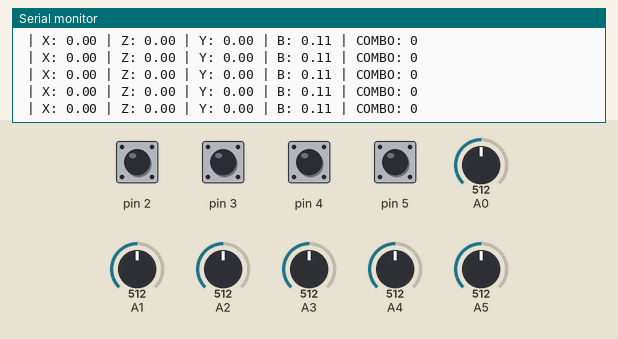
This sketch was run on a simulated Arduino Nano, built with avr-gcc and run on an emulated ATmega328P. On the bench: the last lines printed to the serial monitor. The inputs (shaded band) are chosen by the test bench; at power-on: pin 2–5 HIGH, A0 = 512, A1 = 512, A2 = 512, A3 = 512, A4 = 512, A5 = 512. The ROS host is connected and sends only what is stated.

Above: at 1.2 s.
1.3 s: A0 set to 716
At 2.1 s:
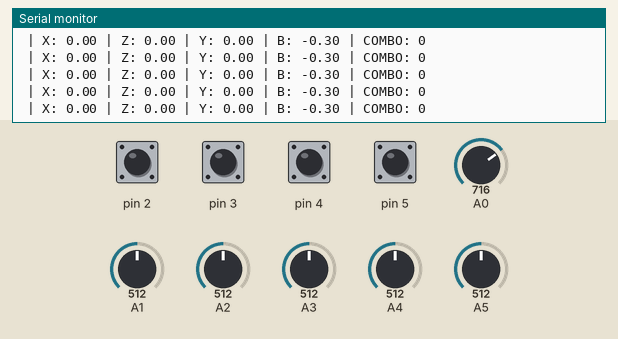
4.3 s: A1 set to 716
At 5.3 s:
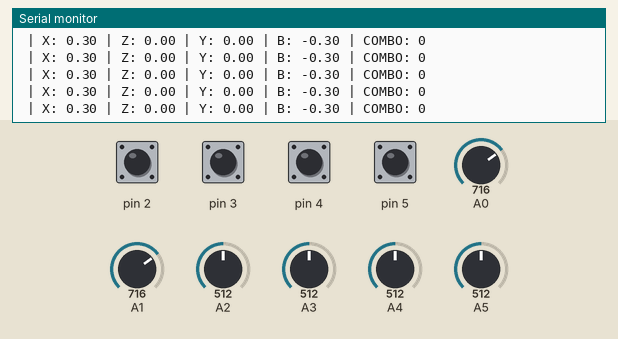
7.3 s: A2 set to 716
At 7.9 s:
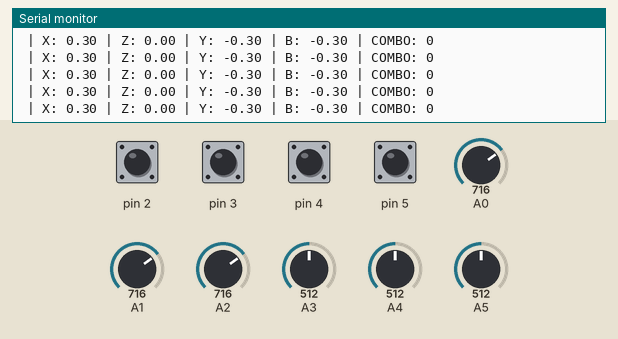
10.3 s: A3 set to 716
At 10.9 s:
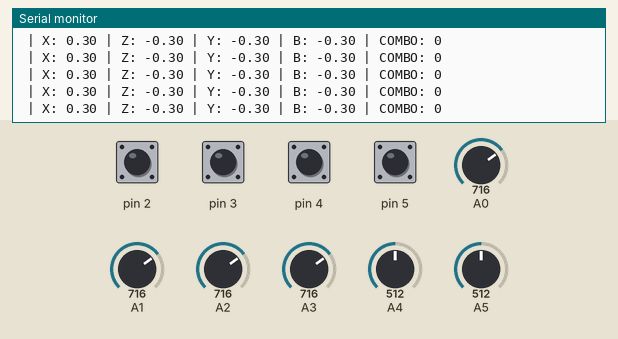
13.3 s: pin 2 pulled LOW for 0.15 s
16.4 s: pin 3 pulled LOW for 0.15 s
Timing chart, 0 to 19.4 s (numbered marks = the images above; inputs shaded):
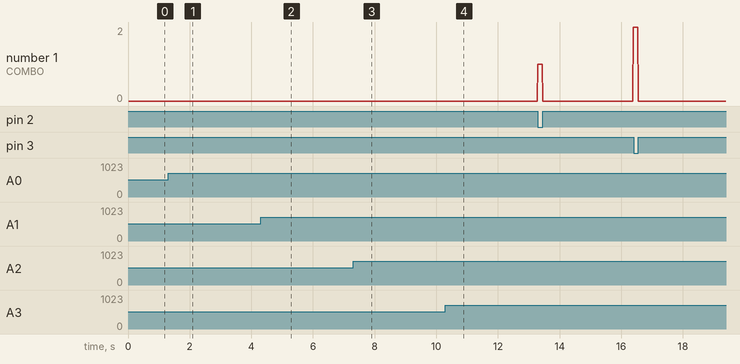

The sketch:

ArduinoRemote.ino
```cpp
//ROS
#include "ros.h"
#include "geometry_msgs/Twist.h"
#include <std_msgs/UInt16.h>
#include <ros/time.h>

ros::NodeHandle nh;
geometry_msgs::Twist twist;
ros::Publisher joy_pub("cmd_vel", &twist);

std_msgs::UInt16 button_msg;
ros::Publisher pub_button("buttons", &button_msg);

// timers for the sub-main loop
unsigned long currentMillis;
long previousMillis = 0;    // set up timers
float loopTime = 20;

// values for reading sticks

float stick1; //Right Yaw
float stick2; //Right Pitch
float stick3; //Right Roll
float stick4;
float stick5;
float stick6;
int but1;
int but2;
int but3;
int but4;
int but1out;
int but2out;
int but3out;
int but4out;
uint16_t combo = 0;

void setup() {

  pinMode(2, INPUT_PULLUP);
  pinMode(3, INPUT_PULLUP);
  pinMode(4, INPUT_PULLUP);
  pinMode(5, INPUT_PULLUP);
  pinMode(A0, INPUT);
  pinMode(A1, INPUT);
  pinMode(A2, INPUT);
  pinMode(A3, INPUT);
  pinMode(A4, INPUT);
  pinMode(A5, INPUT);
  pinMode(A6, INPUT);

  nh.getHardware()->setBaud(57600);      // set baud rate to 115200
  nh.initNode();              // init ROS
  nh.advertise(joy_pub);      // advertise topic
  nh.advertise(pub_button);   // advertise topic

  Serial.begin(57600);

}

// deadzone function for cheap joysticks

float deadzone(float value) {
     if (value > 50) {
        value = value - 50;
     }
     else if (value < -50) {
      value = value +50;
     }
     else {
      value = 0;
     }
     value = value / 500;   // scale so that we get 0.0 ~ 1.0
     return value;
}

int invButtons(int value) {

    if (value == 0) {
      value = 1;
    }
    else if (value == 1) {
      value = 0;
    }
    return value;
}

// ** Main loop **

void loop() {

  currentMillis = millis();
        if (currentMillis - previousMillis >= loopTime) {  // run a loop every 10ms
            previousMillis = currentMillis;          // reset the clock to time it

            // read sticks and buttons

            but1 = digitalRead(2);
            but2 = digitalRead(3);
            but3 = digitalRead(4);
            but4 = digitalRead(5);

            // invert buttons as they are pull_ip

            but1out = invButtons(but1);
            but2out = invButtons(but2);
            but3out = invButtons(but3);
            but4out = invButtons(but4);

            // combine buttons into single uint16_t value

            combo = 0;    // reset value and add buttons in this loop only

            if (but1out == 1) {
              combo = combo + 1;
            }
            else if (but2out == 1) {
              combo = combo  + 2;
            }
            else if (but3out == 1) {
              combo = combo + 4;
            }
            else if (but4out == 1) {
              combo = combo + 8;
            }
            else {
              combo = 0;      // of no buttons are pressed then combo is zero
            }

            stick1 = analogRead(A0);
            stick2 = analogRead(A1);
            stick3 = analogRead(A2);
            stick4 = analogRead(A3);
            stick5 = analogRead(A4);
            stick6 = analogRead(A5);

            // remove offsets

            stick1 = stick1 - 78 - 512;
            stick1 = deadzone(stick1);
            stick2 = stick2 - 5 - 512;
            stick2 = deadzone(stick2);
            stick3 = stick3 - 6 - 512;
            stick3 = deadzone(stick3);
            stick4 = stick4 - 4 - 512;
            stick4 = deadzone(stick4);
            stick5 = stick5 + 5 - 512;
            stick5 = deadzone(stick5);
            stick6 = stick6 - 15 - 512;
            stick6 = deadzone(stick6);

            stick5 = stick5 * -1;   // invert value/direction as required based on wiring
            stick4 = stick4 * -1;
            stick3 = stick3 * -1;
            stick1 = (stick1 * -1) * 2; // extra scaling for yaw to mke driving nice

            // *** broadcast cmd_vel twist message **

            // Update the Twist message
            twist.linear.x = stick2;
            twist.linear.y = stick4;
            twist.angular.z = stick3;

            joy_pub.publish(&twist);        // make the message ready to publish

            // *** broadcast buttons ***

            button_msg.data = combo;
            pub_button.publish(&button_msg);

            nh.spinOnce(); // make sure we do ROS stuff every loop

            Serial.print("X: ");
            Serial.print(stick2);
            Serial.print(" | ");

            Serial.print("Z: ");
            Serial.print(stick4);
            Serial.print(" | ");

            Serial.print("Y: ");
            Serial.print(stick3);
            Serial.print(" | ");

            Serial.print("B: ");
            Serial.print(stick1);
            Serial.print(" | ");

            Serial.print("COMBO: ");
            Serial.println(combo);
            Serial.print(" | ");

        } // end of 10ms loop

} // end of main loop
```

Measured:
- after the input at 1.3 s, the serial monitor: prints a new line at once (image 1)
- after the input at 4.3 s, the serial monitor: prints a new line at once (image 2)
- after the input at 7.3 s, the serial monitor: prints a new line at once (image 3)
- after the input at 10.3 s, the serial monitor: prints a new line at once (image 4)
- plotted number 1: 0 → 1 after the input at 10.3 s, 1 → 2 after the input at 13.3 s
